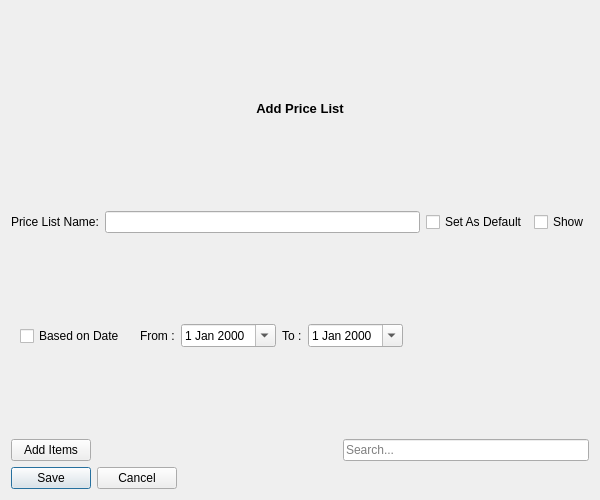
<?xml version="1.0" encoding="UTF-8"?>
<ui version="4.0">
 <class>addPriceList</class>
 <widget class="QWidget" name="addPriceList">
  <property name="geometry">
   <rect>
    <x>0</x>
    <y>0</y>
    <width>600</width>
    <height>500</height>
   </rect>
  </property>
  <property name="windowTitle">
   <string>Form</string>
  </property>
  <layout class="QVBoxLayout" name="verticalLayout">
   <item>
    <widget class="QLabel" name="titleLabel">
     <property name="font">
      <font>
       <pointsize>10</pointsize>
       <weight>75</weight>
       <bold>true</bold>
      </font>
     </property>
     <property name="text">
      <string>Add Price List</string>
     </property>
     <property name="alignment">
      <set>Qt::AlignCenter</set>
     </property>
    </widget>
   </item>
   <item>
    <layout class="QHBoxLayout" name="horizontalLayout_3">
     <item>
      <widget class="QLabel" name="priceListNameLabel">
       <property name="text">
        <string>Price List Name:</string>
       </property>
      </widget>
     </item>
     <item>
      <widget class="QLineEdit" name="priceListNameLineEdit"/>
     </item>
     <item>
      <widget class="QCheckBox" name="checkBox">
       <property name="text">
        <string>Set As Default</string>
       </property>
      </widget>
     </item>
     <item>
      <widget class="QCheckBox" name="showInPos">
       <property name="text">
        <string>Show</string>
       </property>
       <property name="checked">
        <bool>false</bool>
       </property>
      </widget>
     </item>
    </layout>
   </item>
   <item>
    <widget class="QWidget" name="dateWidget" native="true">
     <layout class="QVBoxLayout" name="verticalLayout_2">
      <item>
       <layout class="QHBoxLayout" name="horizontalLayout">
        <item>
         <widget class="QCheckBox" name="basedOnDate">
          <property name="maximumSize">
           <size>
            <width>150</width>
            <height>16777215</height>
           </size>
          </property>
          <property name="text">
           <string>Based on Date</string>
          </property>
         </widget>
        </item>
        <item>
         <layout class="QHBoxLayout" name="dateLayout">
          <item>
           <widget class="QWidget" name="datesWidget" native="true">
            <layout class="QHBoxLayout" name="horizontalLayout_2">
             <item>
              <widget class="QLabel" name="label_2">
               <property name="maximumSize">
                <size>
                 <width>50</width>
                 <height>16777215</height>
                </size>
               </property>
               <property name="text">
                <string>From :</string>
               </property>
              </widget>
             </item>
             <item>
              <widget class="QDateEdit" name="fromDate">
               <property name="calendarPopup">
                <bool>true</bool>
               </property>
              </widget>
             </item>
             <item>
              <widget class="QLabel" name="label">
               <property name="maximumSize">
                <size>
                 <width>50</width>
                 <height>16777215</height>
                </size>
               </property>
               <property name="text">
                <string>To :</string>
               </property>
              </widget>
             </item>
             <item>
              <widget class="QDateEdit" name="toDate">
               <property name="calendarPopup">
                <bool>true</bool>
               </property>
              </widget>
             </item>
            </layout>
           </widget>
          </item>
          <item>
           <spacer name="horizontalSpacer_2">
            <property name="orientation">
             <enum>Qt::Horizontal</enum>
            </property>
            <property name="sizeType">
             <enum>QSizePolicy::MinimumExpanding</enum>
            </property>
            <property name="sizeHint" stdset="0">
             <size>
              <width>40</width>
              <height>20</height>
             </size>
            </property>
           </spacer>
          </item>
         </layout>
        </item>
       </layout>
      </item>
     </layout>
    </widget>
   </item>
   <item>
    <layout class="QHBoxLayout" name="horizontalLayout_4">
     <item>
      <widget class="QPushButton" name="addItemsPushButton">
       <property name="sizePolicy">
        <sizepolicy hsizetype="Fixed" vsizetype="Fixed">
         <horstretch>0</horstretch>
         <verstretch>0</verstretch>
        </sizepolicy>
       </property>
       <property name="text">
        <string>Add Items</string>
       </property>
      </widget>
     </item>
     <item>
      <spacer name="horizontalSpacer">
       <property name="orientation">
        <enum>Qt::Horizontal</enum>
       </property>
       <property name="sizeHint" stdset="0">
        <size>
         <width>40</width>
         <height>20</height>
        </size>
       </property>
      </spacer>
     </item>
     <item>
      <widget class="QLineEdit" name="searchLine">
       <property name="placeholderText">
        <string>Search...</string>
       </property>
      </widget>
     </item>
    </layout>
   </item>
   <item>
    <layout class="QVBoxLayout" name="tableLay"/>
   </item>
   <item>
    <widget class="QDialogButtonBox" name="buttonBox">
     <property name="sizePolicy">
      <sizepolicy hsizetype="Fixed" vsizetype="Fixed">
       <horstretch>0</horstretch>
       <verstretch>0</verstretch>
      </sizepolicy>
     </property>
     <property name="standardButtons">
      <set>QDialogButtonBox::Cancel|QDialogButtonBox::Save</set>
     </property>
    </widget>
   </item>
  </layout>
 </widget>
 <tabstops>
  <tabstop>priceListNameLineEdit</tabstop>
  <tabstop>basedOnDate</tabstop>
  <tabstop>fromDate</tabstop>
  <tabstop>toDate</tabstop>
 </tabstops>
 <resources/>
 <connections/>
</ui>
